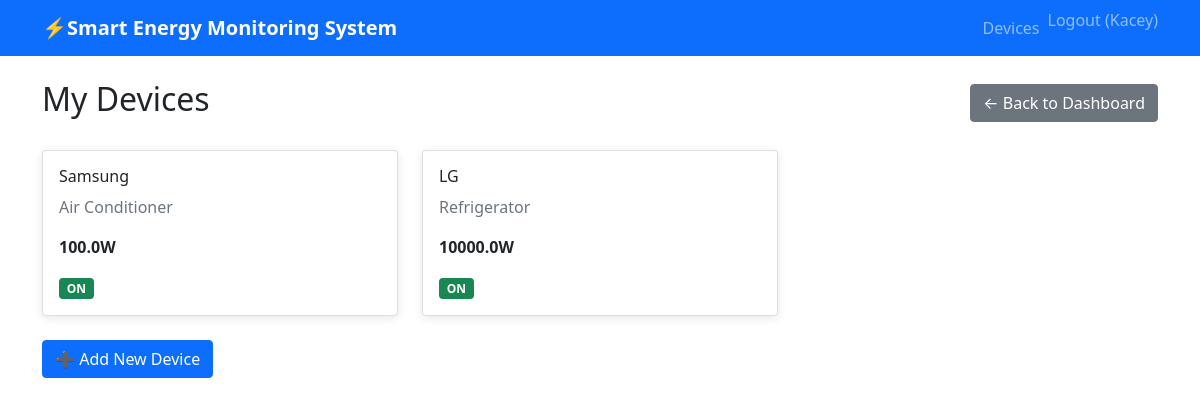
The app's page /devices/ (signed in) with its own data.
### energy_app/models.py (models this page shows, shortened)
class Device(models.Model):
    DEVICE_TYPES = [
        ('AC', 'Air Conditioner'),
        ('FRIDGE', 'Refrigerator'),
        ('LIGHT', 'Lighting'),
        ('FAN', 'Fan'),
        ('TV', 'Television'),
        ('OTHER', 'Other'),
    ]
    id = models.UUIDField(primary_key=True, default=uuid.uuid4, editable=False)
    user = models.ForeignKey(User, on_delete=models.CASCADE)
    name = models.CharField(max_length=100)
    device_type = models.CharField(max_length=20, choices=DEVICE_TYPES)
    power_rating = models.FloatField(help_text="Power rating in Watts")
    status = models.BooleanField(default=False)  # on/off
    created_at = models.DateTimeField(auto_now_add=True)

### energy_app/views.py (the view)
# urls.py: path('devices/', views.devices_view, name='devices'),
@login_required
def devices_view(request):
    devices = Device.objects.filter(user=request.user)
    return render(request, 'energy_app/devices.html', {'devices': devices})

### energy_app/templates/energy_app/devices.html (shortened to what this page needs)
{% extends 'energy_app/base.html' %}
{% load static %}
{% block content %}
<div class="d-flex justify-content-between align-items-center mb-4">
    <h2>My Devices</h2>
    <a href="{% url 'dashboard' %}" class="btn btn-secondary">← Back to Dashboard</a>
</div>
<div class="row">
    {% for device in devices %}
    <div class="col-md-6 col-lg-4 mb-4">
        <div class="card h-100">
            <div class="card-body">
                <h6>{{ device.name }}</h6>
                <p class="text-muted">{{ device.get_device_type_display }}</p>
                <p><strong>{{ device.power_rating }}W</strong></p>
                <span class="badge bg-{{ device.status|yesno:'success,dark' }}">
                    {{ device.status|yesno:'ON,OFF' }}
                </span>
            </div>
        </div>
    </div>
    {% empty %}
    <div class="col-12">
        <div class="alert alert-info">
            No devices yet. <strong>Add from Dashboard</strong> and toggle them on!
        </div>
    </div>
    {% endfor %}
</div>
<button class="btn btn-primary mb-3" data-bs-toggle="modal" data-bs-target="#addDeviceModal">
    ➕ Add New Device
</button>
{% endblock %}

### energy_app/templates/energy_app/base.html (shortened to what this page needs)
{% load static %}
<!DOCTYPE html>
<html>
<head>
    <link href="https://cdn.jsdelivr.net/npm/bootstrap@5.1.3/dist/css/bootstrap.min.css" rel="stylesheet">
    <link rel="stylesheet" href="{% static 'css/style.css' %}">
</head>
<body>
    <nav class="navbar navbar-expand-lg navbar-dark bg-primary">
        <div class="container">
            <a class="navbar-brand" href="{% url 'dashboard' %}">⚡Smart Energy Monitoring System</a>
            {% if user.is_authenticated %}
                <div class="navbar-nav ms-auto">
                    <a class="nav-link" href="{% url 'devices' %}">Devices</a>
                     <form method="POST" action="{% url 'logout' %}" >
                        <button type="submit" class="nav-link btn btn-link p-0 border-0">
                            Logout ({{ user.username }})
                        </button>
                    </form>
                </div>
            {% endif %}
        </div>
    </nav>
    <div class="container mt-4">
        {% block content %}{% endblock %}
    </div>
</body>
</html>

### energy_app/static/css/style.css (style rules this page uses)
.card { box-shadow: 0 2px 10px rgba(0,0,0,0.1); }
.navbar-brand { font-weight: bold; }

### records on screen
Device: name "Samsung", device_type "Air Conditioner", power_rating "100.0", status "ON"
Device: name "LG", device_type "Refrigerator", power_rating "10000.0", status "ON"

### other values on screen
{{ user.username }} "Kacey"
